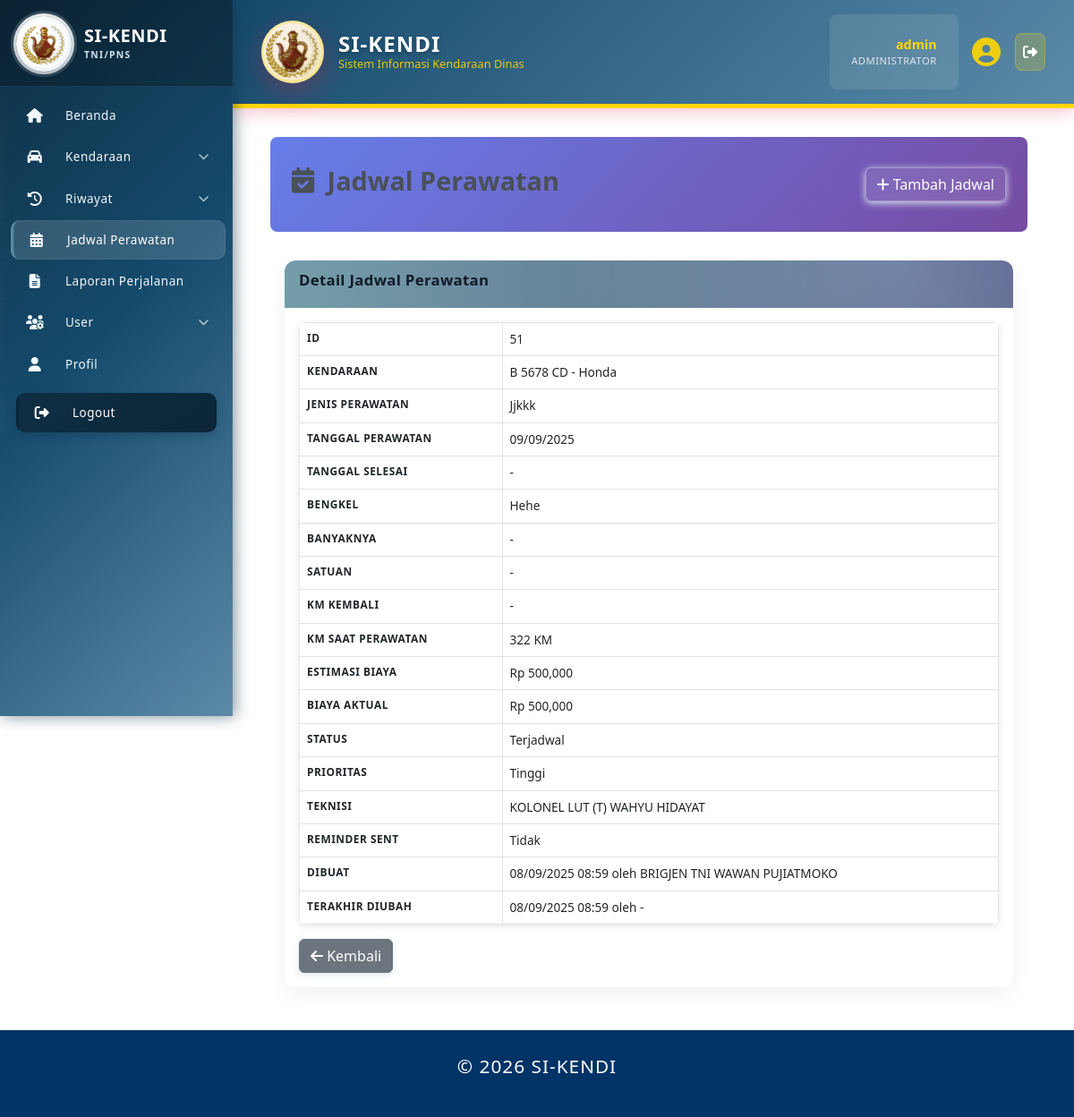
Page /index.php?page=jadwal_perawatan&action=view&id=51 (signed in) on the committed database.
### tables this page shows
CREATE TABLE `jadwal_perawatan` (
  `id` int(11) NOT NULL,
  `kendaraan_id` int(11) NOT NULL,
  `jenis_perawatan` varchar(100) NOT NULL,
  `deskripsi` text DEFAULT NULL,
  `bengkel` varchar(50) DEFAULT NULL COMMENT 'Nama bengkel atau lokasi perawatan',
  `tanggal_perawatan` date DEFAULT NULL,
  `km_kembali` int(11) DEFAULT NULL,
  `km_saat_perawatan` int(11) DEFAULT NULL,
  `estimasi_biaya` decimal(15,2) DEFAULT NULL COMMENT 'Estimasi biaya perawatan',
  `status` enum('Terjadwal','Dalam Proses','Selesai','Terlewat','Dibatalkan','Ditunda') DEFAULT 'Terjadwal',
  `prioritas` varchar(30) DEFAULT NULL COMMENT 'Tingkat prioritas: Normal, Tinggi, Urgent',
  `reminder_sent` tinyint(1) DEFAULT 0,
  `tanggal_selesai` date DEFAULT NULL,
  `biaya_aktual` decimal(15,2) DEFAULT NULL COMMENT 'Biaya aktual yang dikeluarkan untuk perawatan',
  `keterangan` text DEFAULT NULL,
  `created_at` timestamp NOT NULL DEFAULT current_timestamp(),
  `updated_at` timestamp NOT NULL DEFAULT current_timestamp() ON UPDATE current_timestamp(),
  `created_by` int(11) DEFAULT NULL,
  `updated_by` int(11) DEFAULT NULL,
  `teknisi_id` int(11) DEFAULT NULL COMMENT 'ID pengguna yang bertindak sebagai teknisi'
);

CREATE TABLE `kendaraan` (
  `id` int(11) NOT NULL,
  `no_polisi` varchar(20) NOT NULL,
  `no_rangka` varchar(50) NOT NULL,
  `no_mesin` varchar(50) NOT NULL,
  `merk` varchar(50) NOT NULL,
  `tipe` varchar(50) DEFAULT NULL,
  `tahun_pembuatan` year(4) DEFAULT NULL,
  `warna` varchar(30) DEFAULT NULL,
  `jenis` enum('Roda 2','Roda 4','Truk','Bus','Lainnya') DEFAULT 'Roda 4',
  `bahan_bakar` enum('Bensin','Solar','Listrik','Hybrid') DEFAULT 'Bensin',
  `no_reg` varchar(30) DEFAULT NULL,
  `no_stnk` varchar(30) DEFAULT NULL,
  `no_bpkb` varchar(30) DEFAULT NULL,
  `tanggal_berlaku_stnk` date DEFAULT NULL,
  `pemilik_stnk` varchar(100) DEFAULT NULL,
  `status_kepemilikan` enum('Satker','Pinjam Pakai') DEFAULT 'Satker',
  `satker` varchar(50) NOT NULL,
  `kode_barang` varchar(50) DEFAULT NULL,
  `kondisi` enum('Baik','Rusak Ringan','Rusak Berat') DEFAULT 'Baik',
  `status_kendaraan` enum('Operasional','Perbaikan','Rusak','Tidak Aktif') DEFAULT 'Operasional',
  `status_peminjaman` enum('Tersedia','Dipinjam','Maintenance','Rusak') DEFAULT 'Tersedia',
  `tanggal_servis_terakhir` date DEFAULT NULL,
  `last_service_km` int(11) DEFAULT NULL,
  `odometer` int(11) DEFAULT 0,
  `foto` varchar(255) DEFAULT NULL,
  `catatan` text DEFAULT NULL,
  `created_at` timestamp NOT NULL DEFAULT current_timestamp(),
  `updated_at` timestamp NOT NULL DEFAULT current_timestamp() ON UPDATE current_timestamp()
);

CREATE TABLE `pengguna` (
  `id` int(11) NOT NULL,
  `nrp_nip` varchar(30) DEFAULT NULL,
  `nama_lengkap` varchar(100) NOT NULL,
  `pangkat` varchar(50) DEFAULT NULL,
  `jabatan` varchar(100) DEFAULT NULL,
  `satuan_pns` varchar(200) DEFAULT NULL,
  `no_hp` varchar(20) DEFAULT NULL,
  `email` varchar(100) DEFAULT NULL,
  `alamat` text DEFAULT NULL,
  `status_pegawai` enum('Aktif','Pensiun','Mutasi','Non-Aktif') NOT NULL DEFAULT 'Aktif',
  `status_aktif` enum('Aktif','Tidak Aktif') NOT NULL DEFAULT 'Aktif',
  `jenis_personel` enum('TNI','PNS') DEFAULT NULL,
  `matra` varchar(100) DEFAULT NULL,
  `korps` varchar(100) DEFAULT NULL,
  `kesatuan` varchar(200) DEFAULT NULL,
  `created_at` timestamp NOT NULL DEFAULT current_timestamp(),
  `updated_at` timestamp NOT NULL DEFAULT current_timestamp() ON UPDATE current_timestamp()
);

### includes/auth.php (called while the page is built, shortened)
<?php
function get_current_role() {
    if (!empty($_SESSION['role'])) {
        return $_SESSION['role'];
    }
    return 'guest';
}
function can_operate() {
    return in_array(get_current_role(), ['admin', 'operator']);
}
?>

### pages/jadwal_perawatan.php (the view, shortened to what this page needs)
<?php
require_once 'includes/auth.php';
$can_crud = can_operate();
$action = $_GET['action'] ?? 'list';
$jadwal_id = $_GET['id'] ?? null;
$jadwal_data = null;
if (($action === 'edit' || $action === 'view') && $jadwal_id) {
    $stmt = $mysqli->prepare(
        "SELECT jp.*, k.no_polisi, k.merk, k.tipe, p.nama_lengkap as teknisi_name, cb.nama_lengkap AS created_by_name, ub.nama_lengkap AS updated_by_name
         FROM jadwal_perawatan jp
         LEFT JOIN kendaraan k ON jp.kendaraan_id = k.id
         LEFT JOIN pengguna p ON jp.teknisi_id = p.id
         LEFT JOIN pengguna cb ON jp.created_by = cb.id
         LEFT JOIN pengguna ub ON jp.updated_by = ub.id
         WHERE jp.id = ?"
    );
    $stmt->bind_param('i', $jadwal_id);
    $stmt->execute();
    $result = $stmt->get_result();
    $jadwal_data = $result->fetch_assoc();
}
?>
<div class="content-wrapper">
    <div class="page-header">
                <h3 class="page-title">
                    <i class="fas fa-calendar-check"></i>
                    Jadwal Perawatan
                </h3>
            <div class="header-actions">
                <?php if ($can_crud): ?>
                    <a href="?page=jadwal_perawatan&action=add" class="btn btn-success">
                        <i class="fas fa-plus"></i> Tambah Jadwal
                    </a>
                <?php endif; ?>
            </div>
    </div>
    <div class="content">
        <?php if ($action === 'view' && $jadwal_id && $jadwal_data): ?>
            <div class="card">
                <div class="card-header">
                    <h4 class="card-title">Detail Jadwal Perawatan</h4>
                </div>
                <div class="card-body">
                    <table class="table table-bordered">
                        <tr><th>ID</th><td><?= $jadwal_data['id'] ?></td></tr>
                        <tr><th>Kendaraan</th><td><?= htmlspecialchars($jadwal_data['no_polisi'] ?? '') . ' - ' . htmlspecialchars($jadwal_data['merk'] ?? '') ?></td></tr>
                        <tr><th>Jenis Perawatan</th><td><?= htmlspecialchars($jadwal_data['jenis_perawatan'] ?? '-') ?></td></tr>
                        <tr><th>Tanggal Perawatan</th><td><?= !empty($jadwal_data['tanggal_perawatan']) ? date('d/m/Y', strtotime($jadwal_data['tanggal_perawatan'])) : ( !empty($jadwal_data['jadwal_tanggal']) ? date('d/m/Y', strtotime($jadwal_data['jadwal_tanggal'])) : '-' ) ?></td></tr>
                        <tr><th>Tanggal Selesai</th><td><?= !empty($jadwal_data['tanggal_selesai']) ? date('d/m/Y', strtotime($jadwal_data['tanggal_selesai'])) : '-' ?></td></tr>
                        <tr><th>Bengkel</th><td><?= htmlspecialchars($jadwal_data['bengkel'] ?? '-') ?></td></tr>
                        <tr><th>Banyaknya</th><td><?= isset($jadwal_data['banyaknya']) && $jadwal_data['banyaknya'] !== null ? rtrim(rtrim(number_format((float)$jadwal_data['banyaknya'], 2, '.', ''), '0'), '.') : '-' ?></td></tr>
                        <tr><th>Satuan</th><td><?= htmlspecialchars($jadwal_data['satuan'] ?? '-') ?></td></tr>
                        <tr><th>KM Kembali</th><td><?= !empty($jadwal_data['km_kembali']) ? number_format($jadwal_data['km_kembali']) . ' KM' : '-' ?></td></tr>
                        <tr><th>KM Saat Perawatan</th><td><?= !empty($jadwal_data['km_saat_perawatan']) ? number_format($jadwal_data['km_saat_perawatan']) . ' KM' : '-' ?></td></tr>
                        <tr><th>Estimasi Biaya</th><td><?= !empty($jadwal_data['estimasi_biaya']) ? 'Rp ' . number_format($jadwal_data['estimasi_biaya']) : '-' ?></td></tr>
                        <tr><th>Biaya Aktual</th><td><?= !empty($jadwal_data['biaya_aktual']) ? 'Rp ' . number_format($jadwal_data['biaya_aktual']) : '-' ?></td></tr>
                        <tr><th>Status</th><td><?= htmlspecialchars($jadwal_data['status'] ?? '-') ?></td></tr>
                        <tr><th>Prioritas</th><td><?= htmlspecialchars($jadwal_data['prioritas'] ?? '-') ?></td></tr>
                        <tr><th>Teknisi</th><td><?= htmlspecialchars($jadwal_data['teknisi_name'] ?? ($jadwal_data['teknisi_id'] ?? '-')) ?></td></tr>
                        <tr><th>Reminder Sent</th><td><?= isset($jadwal_data['reminder_sent']) ? ($jadwal_data['reminder_sent'] ? 'Ya' : 'Tidak') : '-' ?></td></tr>
                        <tr><th>Dibuat</th><td><?= !empty($jadwal_data['created_at']) ? date('d/m/Y H:i', strtotime($jadwal_data['created_at'])) . ' oleh ' . htmlspecialchars($jadwal_data['created_by_name'] ?? ($jadwal_data['created_by'] ?? '-')) : '-' ?></td></tr>
                        <tr><th>Terakhir diubah</th><td><?= !empty($jadwal_data['updated_at']) ? date('d/m/Y H:i', strtotime($jadwal_data['updated_at'])) . ' oleh ' . htmlspecialchars($jadwal_data['updated_by_name'] ?? ($jadwal_data['updated_by'] ?? '-')) : '-' ?></td></tr>
                    </table>
                    <a href="?page=jadwal_perawatan" class="btn btn-secondary">
                        <i class="fas fa-arrow-left"></i> Kembali
                    </a>
                </div>
            </div>
        <?php endif; ?>
    </div>
</div>
<link href="https://cdn.jsdelivr.net/npm/select2@4.1.0-rc.0/dist/css/select2.min.css" rel="stylesheet" />

### assets/css/style.css (style rules this page uses)
html, body { font-family: 'Segoe UI', Arial, sans-serif; background: #f4f6fa; margin: 0; padding: 0; color: #222; font-size: 16px; min-height: 100vh; line-height: 1.6; }
* { box-sizing: border-box; }
:root { --brand-start: #0f2f45; --brand-mid: #154a6b; --brand-end: #5b8aa8; --brand-hover-bg: rgba(255,255,255,0.10); --brand-active-bg: rgba(255,255,255,0.16); }
.btn { display: inline-flex; align-items: center; gap: 8px; padding: 8px 16px; border-radius: 8px; text-decoration: none; font-weight: 600; font-size: 0.9em; border: none; cursor: pointer; transition: all 0.3s ease; min-height: 35px; box-sizing: border-box; justify-content: center; text-align: center; line-height: 1; }
.btn-success { background: #28a745; color: white; }
.btn-secondary { background: #6c757d; color: white; }
.card { background: white; border-radius: 12px; box-shadow: 0 2px 8px rgba(0, 0, 0, 0.1); overflow: hidden; margin-bottom: 1.5em; }
.card-header { background: #f8f9fa; padding: 1.5em; border-bottom: 1px solid #dee2e6; }
.card-body { padding: 1.5em; }
.table { width: 100%; border-collapse: collapse; background: white; font-size: 0.9em; border-radius: 8px; overflow: hidden; box-shadow: 0 2px 8px rgba(0, 0, 0, 0.1); }
.table th { background: #f8f9fa; font-weight: 600; color: #495057; padding: 1em 0.75em; text-align: left; border-bottom: 2px solid #dee2e6; font-size: 0.85em; text-transform: uppercase; letter-spacing: 0.5px; }
.table td { padding: 0.75em; border-bottom: 1px solid #dee2e6; vertical-align: middle; }
.table tbody tr:nth-child(even) { background: rgba(248, 249, 250, 0.5); }
.page-header { display: flex; justify-content: space-between; align-items: flex-start; margin-bottom: 2em; gap: 1em; flex-wrap: wrap; }
.content-wrapper { margin: 0; padding: 0; }
.header-actions .btn { margin-left: 0.5rem; }
.content { padding: 0; }
.page-title { margin: 0 0 0.5rem 0; color: #495057; font-size: 1.8em; font-weight: 600; display: flex; align-items: center; gap: 0.5em; line-height: 1.2; }
table { border-collapse: separate; border-spacing: 0; width: 100%; background: #fff; margin-bottom: 2em; font-size: 1em; border-radius: 10px; overflow: hidden; box-shadow: 0 2px 12px #e0e6ef; }
table th, table td { border: 1px solid #dde6f2; padding: 0.9em 0.7em; text-align: left; }
table th { background: #eaf0fa; color: #003366; font-weight: bold; font-size: 1.04em; }
table tr:nth-child(even) { background: #f7fafd; }
table td { transition: background 0.2s; }
.btn-login, .btn-logout, .btn-success, .btn-secondary, .btn-danger, .btn-edit, .btn-delete, .btn-info { display: inline-block; padding: 0.5em 1.2em; margin: 0.5em 0; border-radius: 0px; background: #3498db; color: #fff; text-decoration: none; font-weight: bold; transition: background 0.2s, box-shadow 0.2s; box-shadow: 0 2px 8px #dde6f2; font-size: 1em; border: none; cursor: pointer; }
.btn-secondary { background: #6c757d; }
table th, table td { padding: 0.4em 0.2em; font-size: 0.97em; }
.table { background: white; border-collapse: collapse; width: 100%; font-size: 14px; }
.table th { background: #f8f9fa; font-weight: 600; color: #495057; padding: 15px 12px; text-align: left; border-bottom: 2px solid #dee2e6; }
.table td { padding: 12px; border-bottom: 1px solid #dee2e6; vertical-align: middle; }
.page-header { display: flex; justify-content: space-between; align-items: center; margin-bottom: 30px; flex-wrap: wrap; gap: 20px; }
.header-actions { display: flex; gap: 10px; }

### assets/css/sidebar.css (style rules this page uses)
:root { --brand-start: #0f2f45; --brand-mid: #154a6b; --brand-end: #5b8aa8; --brand-accent: #5b8aa8; --brand-accent-soft: #d2e3eb; --brand-hover-bg: rgba(255,255,255,0.08); --brand-active-bg: rgba(255,255,255,0.14); --brand-active-strong: rgba(255,255,255,0.20); --sidebar-link-size: 15px; --sidebar-sublink-size: 13px; }

### includes/header.php (style rules this page uses)
:root { --sidebar-width: 260px; }
.content .card { border: none; border-radius: 0.75rem; box-shadow: 0 8px 24px rgba(16, 24, 40, 0.06); transition: transform 0.14s ease, box-shadow 0.14s ease; overflow: hidden; margin-bottom: 1rem; background-color: #ffffff; }
.content .card .card-header { background: linear-gradient(90deg, rgba(32, 96, 115, 0.65), rgba(20, 32, 82, 0.71)); border-bottom: none; padding: 0.75rem 1rem; font-weight: 600; color: #111827; }
.content .card .card-body { padding: 1rem; }
.gradient-header, .content { max-width: 1150px; margin-left: auto; margin-right: auto; padding-left: 1rem; padding-right: 1rem; }

### rows in the picture
jadwal_perawatan: id "51", kendaraan.no_polisi "B 5678 CD", kendaraan.merk "Honda", jenis_perawatan "Jjkkk", tanggal_perawatan "09/09/2025", bengkel "Hehe", km_saat_perawatan "322", estimasi_biaya "500,000", biaya_aktual "500,000", status "Terjadwal", prioritas "Tinggi", teknisi.nama_lengkap "KOLONEL LUT (T) WAHYU HIDAYAT", created_at "08/09/2025 08:59", created_by.nama_lengkap "BRIGJEN TNI WAWAN PUJIATMOKO", updated_at "08/09/2025 08:59"

### other values in the picture
isset($_SESSION['username']) ? $_SESSION['username'] : '' "admin"
$jadwal_data['satuan'] "-"
$jadwal_data['updated_by_name'] "-"
